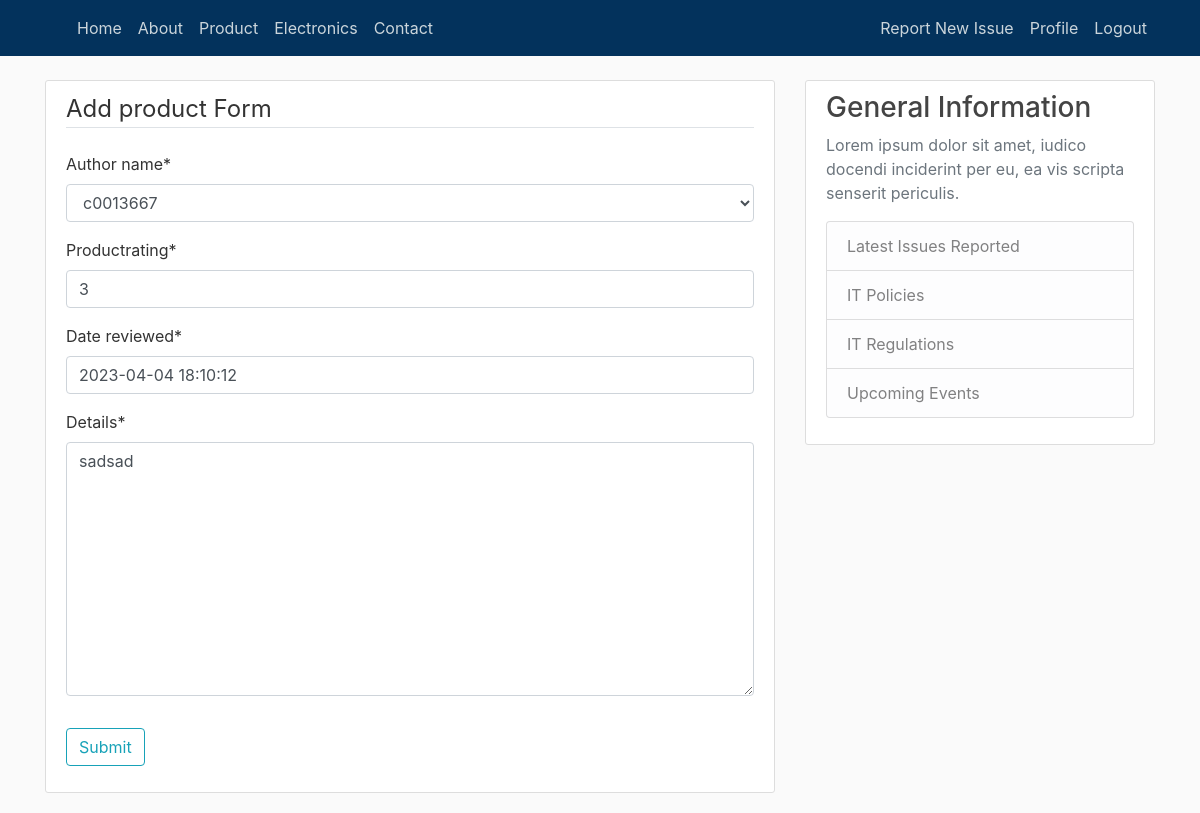
Screenshot of /itreporting/issue/1/update/ (signed in) with the database file from the repository.
### itreporting/models.py (models this page shows, shortened)
class Issue(models.Model):
    author_name=models.ForeignKey(User, on_delete=models.CASCADE)
    productrating=models.IntegerField(
        null=False,
        validators=[MaxValueValidator(5), MinValueValidator(1)]
    )
    details=models.TextField()
    date_reviewed=models.DateTimeField(default=timezone.now)

### itreporting/views.py (the view)
# urls.py: path('issue/<int:pk>/update/', PostUpdateView.as_view(), name='issue-update'),
class PostUpdateView(LoginRequiredMixin, UserPassesTestMixin, UpdateView):
    model = Issue
    fields = ['author_name', 'productrating', 'date_reviewed', 'details']
    def test_func(self):
            issue = self.get_object()
            if self.request.user == issue.author_name:
                    return True
            return False

### itreporting/templates/itreporting/issue_form.html (shortened to what this page needs)
{% extends "itreporting/base.html" %}
{% load crispy_forms_tags %}
{% block content %}
<div class="content-section">
    <form method="POST">
    <fieldset class="form-group">
        <legend class="border-bottom mb-4">
        Add product Form
        </legend>
        {{ form|crispy}}
    </fieldset>
    <div class="form-group">
        <button class="btn btn-outline-info" type="submit">
        Submit </button>
    </div>
    </form>
</div>
{% endblock content %}

### itreporting/static/css/styles.css (style rules this page uses)
body { background: #fafafa; color: #333333; margin-top: 5rem; }
.content-section { background: #ffffff; padding: 10px 20px; border: 1px solid #dddddd; border-radius: 3px; margin-bottom: 20px; }

### rows the page displays
Issue: author_name "c0013667", productrating "3", date_reviewed "2023-04-04 18:10:12", details "sadsad"
